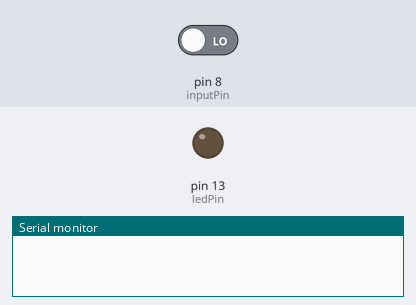
A sketch run on a simulated Arduino Uno, built with avr-gcc and run on an emulated ATmega328P. On the bench: output pins drawn as LEDs (lit = HIGH), the last lines printed to the serial monitor. The inputs (shaded band) are chosen by the test bench; at power-on: pin 8 (inputPin) LOW.

Above: at 1.2 s.
1.3 s: pin 8 (inputPin) driven HIGH
At 1.8 s:
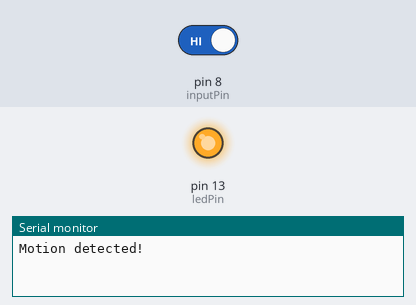
2.8 s: pin 8 (inputPin) driven LOW
At 4.1 s:
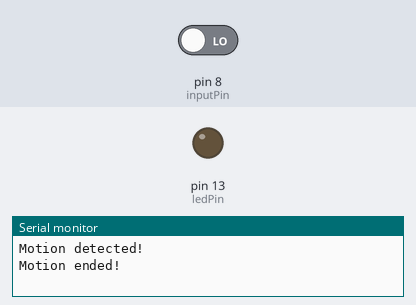
Timing chart, 0 to 5.8 s (numbered marks = the images above; inputs shaded):
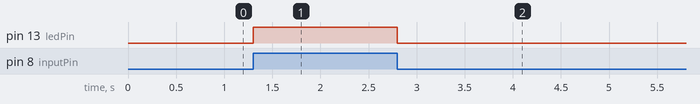

Measured:
- after the input at 1.3 s, pin 13 (ledPin): LOW → HIGH at once
- after the input at 2.8 s, pin 13 (ledPin): HIGH → LOW at once

The sketch:

motionSensor.ino
```cpp
/*
 * modified 25 April 2021
 * by Sharwin Patil
 * purpose: to use the HC-SR501 PIR motion sensor to turn an LED on
 *          if motion is detected
 *
 * Note: looking at the bottom of the sensor with the pins along the top,
 *       the pins go GND, output, VCC from left to right. Also, the
 *       potentiometers on the bottom can be used to adjust the SENSITIVITY
 *       for the maximum distance of motion detected, and also the TIME for
 *       how long the output will remain HIGH after detection
 */

int ledPin = LED_BUILTIN;  // choose the pin for the LED
int inputPin = 8;          // choose the input pin (for PIR sensor)
int pirState = LOW;        // we start, assuming no motion detected
int val = 0;               // variable for reading the pin status

void setup() {
    pinMode(ledPin, OUTPUT);   // declare LED as output
    pinMode(inputPin, INPUT);  // declare sensor as input

    Serial.begin(9600);
}

void loop() {
    val = digitalRead(inputPin);  // read input value

    if (val == HIGH)  // check if the input is HIGH
    {
        digitalWrite(ledPin, HIGH);  // turn LED ON

        if (pirState == LOW) {
            Serial.println("Motion detected!");  // print on output change
            pirState = HIGH;
        }
    } else {
        digitalWrite(ledPin, LOW);  // turn LED OFF

        if (pirState == HIGH) {
            Serial.println("Motion ended!");  // print on output change
            pirState = LOW;
        }
    }
}
```
